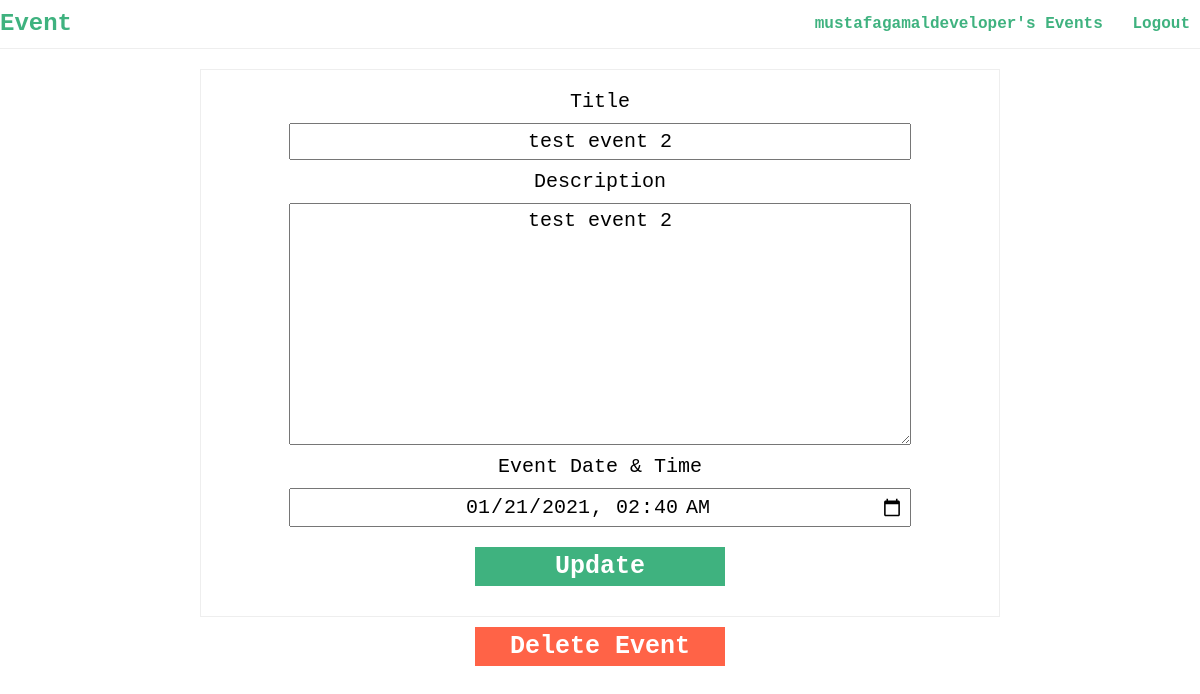
/events/2/update (signed in), run on an earlier commit of the app's database.
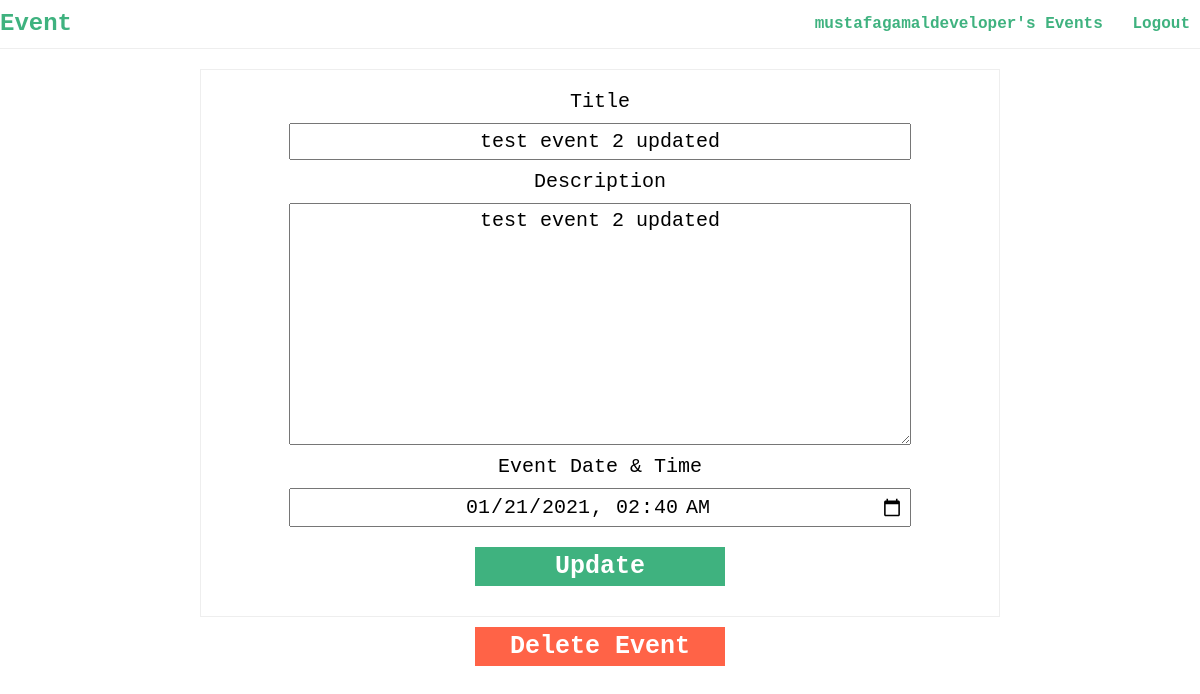
And on a later commit of the database.
### events/models.py (models this page shows, shortened)
class Event(models.Model):
    owner = models.ForeignKey(
        CustomUser,
        on_delete=models.CASCADE,
        related_name="owned_events")
    title = models.CharField(max_length=200)
    description = models.TextField()
    date = models.DateTimeField()
    participants = models.ManyToManyField(
        CustomUser,
        blank=True,
        related_name="events")
    created_at = models.DateTimeField(auto_now_add=True)
    updated_at = models.DateTimeField(auto_now=True)
    def _is_owner(self, request):
        return request.user.is_authenticated and request.user == self.owner

### events/views.py (the view, shortened to what this page needs)
# urls.py: path('events/<int:pk>/update', views.EventUpdateView.as_view(), name='events.update'),
class EventUpdateView(OwnerRequiredMixin, UpdateView):
    model = Event
    template_name = "events/update.html"
    form_class = EventForm
    context_object_name = "event"

### events/forms.py
class EventForm(forms.ModelForm):
    date = forms.DateTimeField(validators=[present_or_future_date])
    class Meta:
        model = Event
        fields = ['owner', 'title', 'description', 'date']

### accounts/models.py (called while the page is built)
    @property
    def name(self):
        return self.email.split('@')[0]

### events/mixins.py (called while the page is built)
    def dispatch(self, request, *args, **kwargs):
        event = self.get_object()
        if not request.user.is_authenticated or not event._is_owner(request):
            return self.handle_no_permission()
        return super().dispatch(request, *args, **kwargs)

### events/templates/events/update.html (shortened to what this page needs)
{% extends "events/layout.html" %}
{% block content %}
<div class="update">
    <form
        action="{% url 'events.update' pk=event.pk %}"
        method="post"
        class="events-create">
        <div class="field">
            <label class="label" for="title">Title</label>
            <div class="input">
                <input
                    type="text"
                    name="title"
                    id="title"
                    maxlength="200"
                    value="{{ event.title }}"
                    required>
            </div>
        </div>
        <div class="field">
            <label class="label" for="description">Description</label>
            <div class="input">
                <textarea
                    name="description"
                    id="description"
                    cols="30"
                    rows="10"
                    required>{{ event.description }}</textarea>
            </div>
        </div>
        <div class="field">
            <label class="label" for="date">Event Date & Time</label>
            <div class="input">
                <input
                    type="datetime-local"
                    name="date"
                    id="date"
                    value={{ event.date|date:"Y-m-d\TH:i" }}
                    required>
            </div>
        </div>
        <div class="field">
            <div class="input create-event">
                <button>Update</button>
            </div>
        </div>
    </form>
    <div class="create-event">
        <a
            href="{% url 'events.delete' pk=event.id %}"
            id="events-delete">Delete Event</a>
    </div>
</div>
{% endblock content %}

What changed in the data, as far as the page shows it:
changed Event: title "test event 2" → "test event 2 updated"; description "test event 2" → "test event 2 updated"
